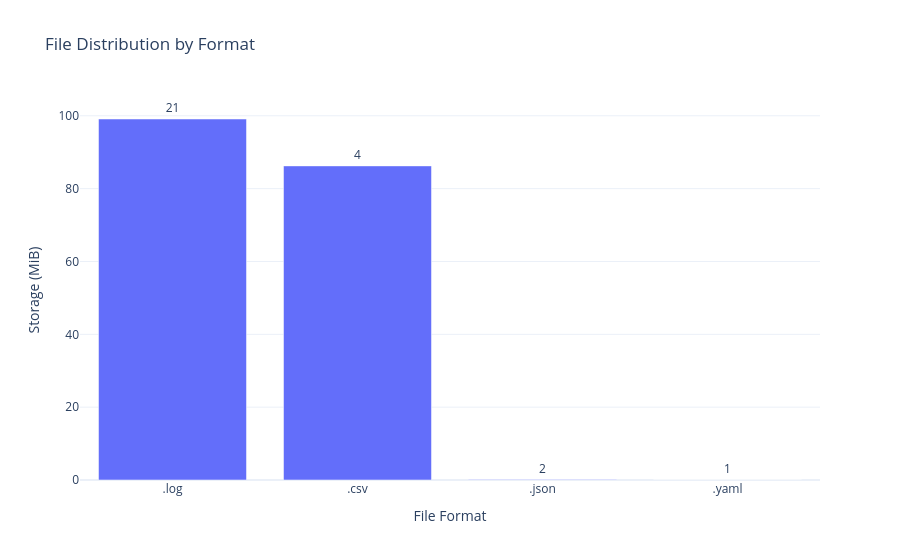

Notebook code for this chart:
### Code cell
files = inventory.file_inventory()
fig = DataVisualization.plot_file_distribution(files)
fig.show()

### Figure 1 — Plotly figure (JSON) as saved in the notebook; plotly's stock layout.template omitted (floating-point values rounded to 4 significant figures)
{"data": [{"hovertemplate": "File Format=%{x}<br>Storage (MiB)=%{y}<br>File Count=%{text}<extra></extra>", "legendgroup": "", "marker": {"color": "#636efa", "pattern": {"shape": ""}}, "name": "", "orientation": "v", "showlegend": false, "text": [21.0, 4.0, 2.0, 1.0], "textposition": "outside", "x": [".log", ".csv", ".json", ".yaml"], "xaxis": "x", "y": [99.12, 86.25, 0.1287, 0.006182], "yaxis": "y", "type": "bar"}], "layout": {"xaxis": {"anchor": "y", "domain": [0.0, 1.0], "title": {"text": "File Format"}}, "yaxis": {"anchor": "x", "domain": [0.0, 1.0], "title": {"text": "Storage (MiB)"}}, "legend": {"tracegroupgap": 0}, "title": {"text": "File Distribution by Format"}, "barmode": "relative", "showlegend": false}}
